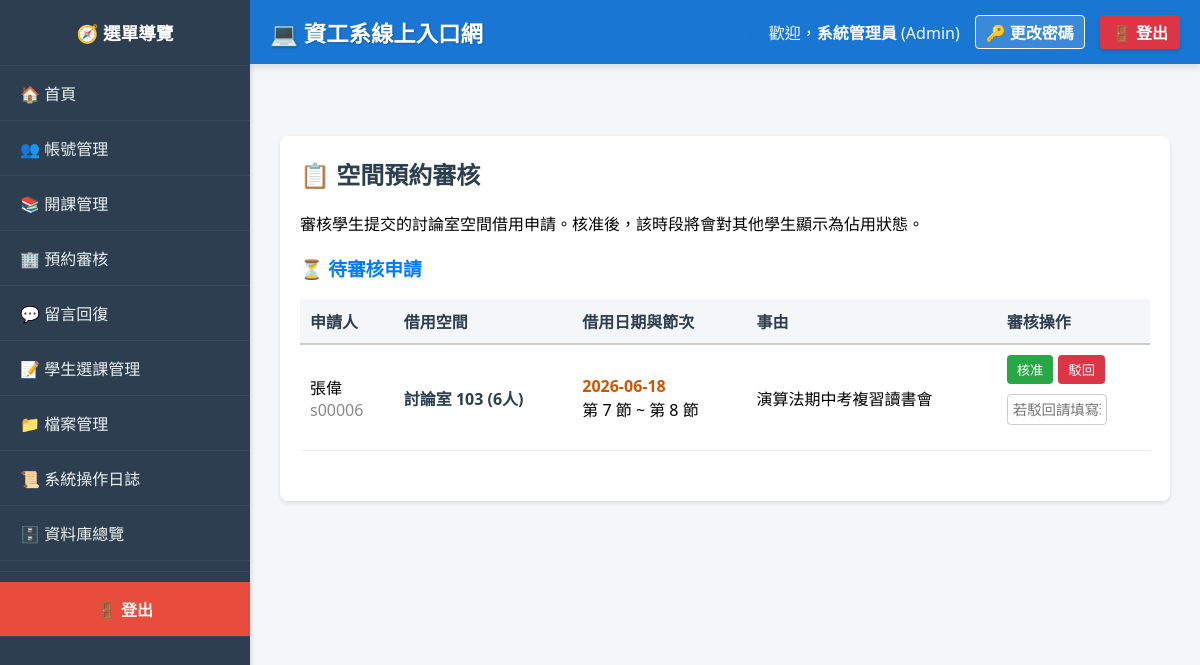
/index.php?page=review_reservations (signed in), run on an earlier commit of the app's database.
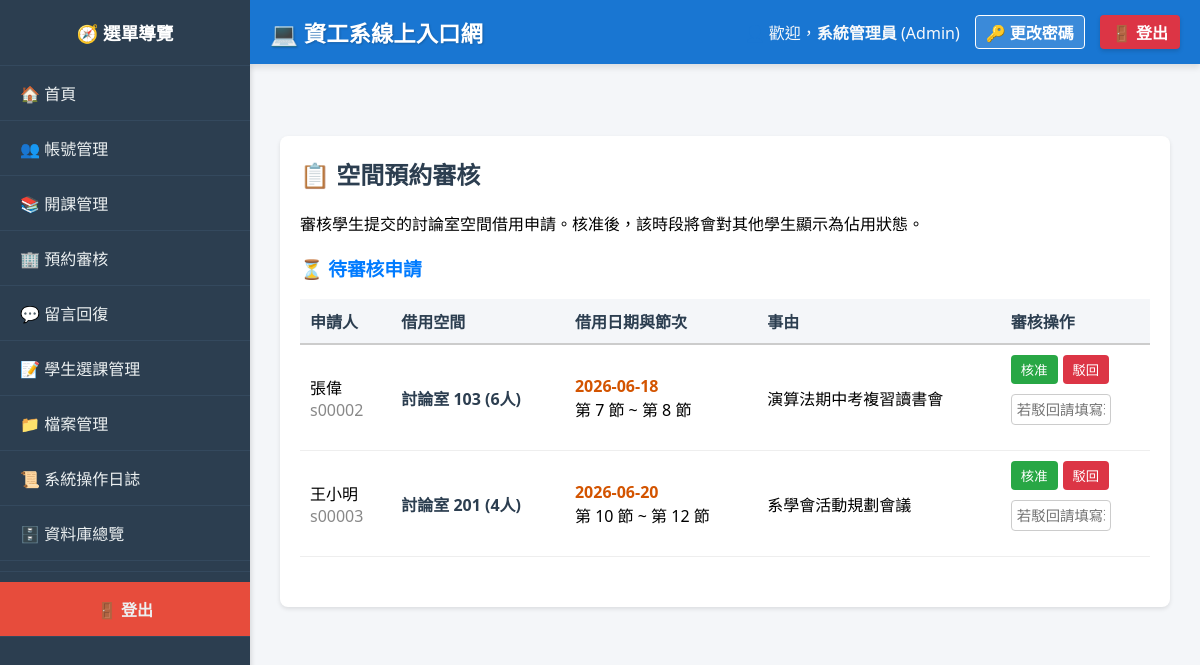
And on a later commit of the database.
### tables this page shows
CREATE TABLE Reservations (
    reservation_id INT AUTO_INCREMENT PRIMARY KEY,
    student_id VARCHAR(50) NOT NULL,
    room_name VARCHAR(50) NOT NULL,
    purpose TEXT NOT NULL,
    reserve_date DATE NOT NULL,
    start_period INT NOT NULL,
    end_period INT NOT NULL,
    status ENUM('Pending', 'Approved', 'Rejected') DEFAULT 'Pending',
    reject_reason TEXT DEFAULT NULL,
    FOREIGN KEY (student_id) REFERENCES Students(student_id) ON DELETE CASCADE
);

CREATE TABLE Students (
    student_id VARCHAR(50) PRIMARY KEY,
    user_id INT NOT NULL,
    name VARCHAR(100) NOT NULL,
    enrollment_year INT,
    FOREIGN KEY (user_id) REFERENCES Users(id) ON DELETE CASCADE
);

### modules/admin/review_reservations.php (the view, shortened to what this page needs)
﻿<div class="card">
    <h2>📋 空間預約審核</h2>
    <p>審核學生提交的討論室空間借用申請。核准後，該時段將會對其他學生顯示為佔用狀態。</p>
    <?php
    if($_SESSION['role'] != 'Admin') {
        echo "<p style='color:red;'>只有管理員可以使用此功能。</p>";
    } else {
        $pending = $conn->query("
            SELECT r.*, s.name as student_name
            FROM Reservations r
            JOIN Students s ON r.student_id = s.student_id
            WHERE r.status = 'Pending'
            ORDER BY r.reserve_date ASC, r.start_period ASC
        ");
        echo "<h3 style='color:#007bff;'>⏳ 待審核申請</h3>";
        if($pending->num_rows > 0) {
            echo "<table style='width:100%; border-collapse: collapse; margin-bottom:30px;'>";
            echo "<tr style='background:#f4f6f9; border-bottom:2px solid #ccc;'><th style='padding:10px;'>申請人</th><th style='padding:10px;'>借用空間</th><th style='padding:10px;'>借用日期與節次</th><th style='padding:10px;'>事由</th><th style='padding:10px;'>審核操作</th></tr>";
            while($p = $pending->fetch_assoc()) {
                echo "<tr style='border-bottom:1px solid #eee;'>";
                echo "<td style='padding:10px;'>" . htmlspecialchars($p['student_name']) . "<br><span style='color:#888; font-size:0.85em encampment;'>" . $p['student_id'] . "</span></td>";
                echo "<td style='padding:10px; font-weight:bold; color:#2c3e50;'>" . htmlspecialchars($p['room_name']) . "</td>";
                echo "<td style='padding:10px;'><span style='color:#d35400; font-weight:bold;'>" . htmlspecialchars($p['reserve_date']) . "</span><br>第 {$p['start_period']} 節 ~ 第 {$p['end_period']} 節</td>";
                echo "<td style='padding:10px;'>" . htmlspecialchars($p['purpose']) . "</td>";
                echo "<td style='padding:10px;'>";
                echo "<form method='POST' style='display:flex; flex-direction:column; gap:5px; margin:0;'>";
                echo "<div style='display:flex; gap:5px;'>";
                echo "<button type='submit' name='action' value='Approve' class='btn' style='background:#28a745; padding:5px 10px;'>核准</button>";
                echo "<button type='submit' name='action' value='Reject' class='btn' style='background:#dc3545; padding:5px 10px;'>駁回</button>";
                echo "</div>";
                echo "<input type='text' name='reject_reason' placeholder='若駁回請填寫理由' style='padding:5px; font-size:0.9em; width:100px;'>";
                echo "</form>";
                echo "</td></tr>";
            }
            echo "</table>";
        } else {
            echo "<p style='color:#999; padding:15px; background:#f8f9fa;'>目前沒有待審核的預約申請。</p>";
        }
    }
    ?>
</div>

What changed in the data, as far as the page shows it:
changed reservations "討論室 103 (6人)": student "s00006" → "s00002"
added reservations: student.name "王小明", student "s00003", room_name "討論室 201 (4人)", reserve_date "2026-06-20", start_period "10", end_period "12", purpose "系學會活動規劃會議"
